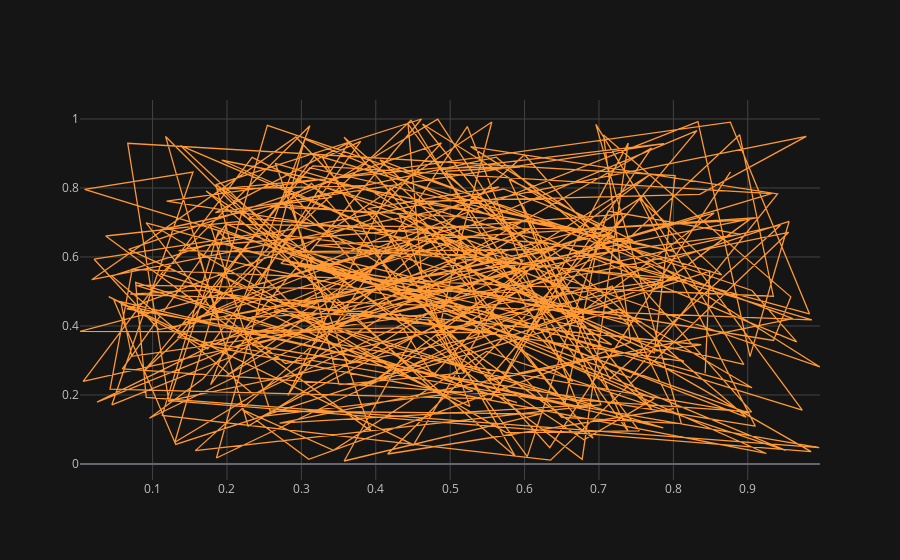

The cell this chart's notebook holds for it:
### Code cell
df.iplot(x = "a", y = "b")

### Figure 1 — Plotly figure (JSON) as saved in the notebook; plotly's stock layout.template omitted (floating-point values rounded to 4 significant figures; data arrays with more than 128 entries replaced by an {"elided": "..."} marker saying what was removed)
{"data": [{"line": {"color": "rgba(255, 153, 51, 1.0)", "dash": "solid", "shape": "linear", "width": 1.3}, "mode": "lines", "name": "b", "text": "", "type": "scatter", "x": {"elided": "300 float values"}, "y": {"elided": "300 float values"}}], "layout": {"legend": {"bgcolor": "#151516", "font": {"color": "#D9D9D9"}}, "paper_bgcolor": "#151516", "plot_bgcolor": "#151516", "title": {"font": {"color": "#D9D9D9"}}, "xaxis": {"gridcolor": "#434343", "showgrid": true, "tickfont": {"color": "#C2C2C2"}, "title": {"font": {"color": "#D9D9D9"}, "text": ""}, "zerolinecolor": "#666570"}, "yaxis": {"gridcolor": "#434343", "showgrid": true, "tickfont": {"color": "#C2C2C2"}, "title": {"font": {"color": "#D9D9D9"}, "text": ""}, "zerolinecolor": "#666570"}}}
